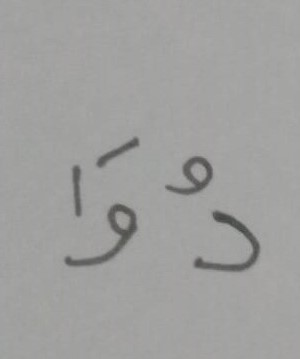
#> input picture OCR/coba.jpg, 300 x 359 px
$ jupyter execute OCR-Segmentation-Tools.ipynb
#> lines starting #> are read from the running program, lines starting #| are printed output that depends on the picture; after the words box and inside, x2 and y2 are one past the last pixel; in counts of white or black regions, pixels touching at a corner belong together
[cell 1]
import cv2
import numpy as np
import matplotlib.pyplot as plt

# Membaca gambar
image = cv2.imread('../OCR/coba.jpg')
#> image is the input picture: shape (359, 300, 3); mean B, G, R 158.5, 159.8, 159.9

# Mengubah gambar menjadi grayscale
gray = cv2.cvtColor(image, cv2.COLOR_BGR2GRAY)

# Mengaplikasikan thresholding untuk mendapatkan gambar biner
_, binary = cv2.threshold(gray, 150, 255, cv2.THRESH_BINARY_INV)
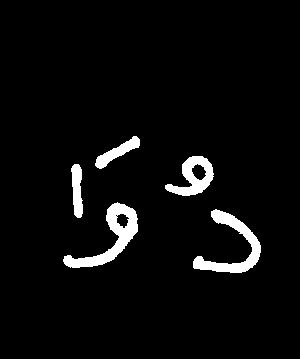
#> binary: shape (359, 300); 4.4% white; 5 white regions, box (x1, y1, x2, y2) and area: (63, 202, 138, 268) 1480, (193, 209, 261, 273) 1330, (165, 156, 214, 196) 932, (95, 136, 140, 169) 508, (71, 164, 83, 218) 471

# Menggunakan operasi morfologi untuk memperjelas teks
kernel = np.ones((5, 5), np.uint8)
dilated = cv2.dilate(binary, kernel, iterations=2)
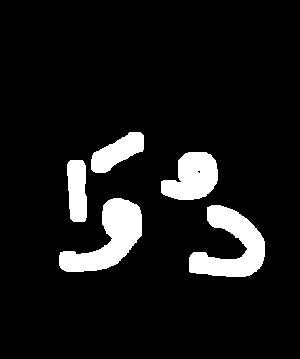
#> dilated: shape (359, 300); 9.3% white; 5 white regions

# Menemukan kontur yang merupakan bagian-bagian dari teks
contours, _ = cv2.findContours(dilated, cv2.RETR_EXTERNAL, cv2.CHAIN_APPROX_SIMPLE)
#> contours = 5 contours; box (x1, y1, x2, y2) and area: (59, 198, 142, 272) 2780, (189, 205, 265, 277) 2688, (161, 152, 218, 200) 1858, (91, 132, 144, 173) 1128, (67, 160, 87, 222) 1004

# Membuat salinan gambar untuk visualisasi
segmented_image = image.copy()

# Daftar untuk menyimpan gambar potongan karakter
character_images = []

# Menggambar kontur pada gambar dan memotong karakter
for contour in contours:
    x, y, w, h = cv2.boundingRect(contour)

    # Mengabaikan kontur yang terlalu kecil (termasuk noise)
    if w > 20 and h > 20:
        # Menggambar kotak pada gambar untuk visualisasi
        cv2.rectangle(segmented_image, (x, y), (x + w, y + h), (0, 255, 0), 2)

        # Memotong karakter dari gambar asli
        character = image[y:y + h, x:x + w]

        # Menambahkan gambar potongan karakter ke daftar
        character_images.append(character)
#> this loop made 5 passes
#> (x, y, w, h) on passes 1 to 5: (189, 205, 76, 72), (59, 198, 83, 74), (67, 160, 20, 62), (161, 152, 57, 48), (91, 132, 53, 41)
#> pass 1, `character = image[y:y + h, x:x + w]`:
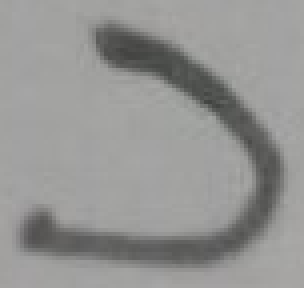
#> character: shape (72, 76, 3) (shown 4 times larger); mean B, G, R 147.1, 148.7, 148.7
#> pass 2, `character = image[y:y + h, x:x + w]`:
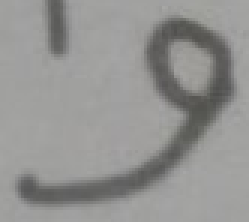
#> character: shape (74, 83, 3) (shown 3 times larger); mean B, G, R 145.7, 147.4, 147.6
#> after the loop:
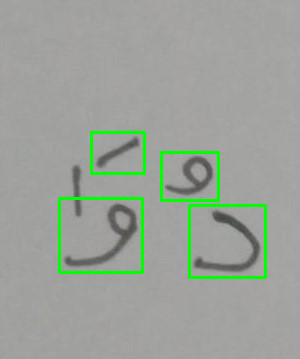
#> segmented_image: shape (359, 300, 3); 2.79% of pixels changed, all inside (x1, y1, x2, y2) = (58, 131, 267, 279)
#> after the loop, character_images = 4 items

# Mengonversi gambar BGR menjadi RGB untuk menggunakan matplotlib
segmented_image_rgb = cv2.cvtColor(segmented_image, cv2.COLOR_BGR2RGB)

# Menampilkan hasil segmentasi menggunakan matplotlib
plt.figure(figsize=(10, 6))
plt.imshow(segmented_image_rgb)
plt.title("Segmentasi Vertikal Teks Arab Tulisan Tangan")
plt.axis('off')  # Menyembunyikan sumbu
plt.show()

# Menampilkan gambar potongan karakter yang terdeteksi
for idx, char_img in enumerate(character_images):
    plt.figure(figsize=(2, 2))
    plt.imshow(cv2.cvtColor(char_img, cv2.COLOR_BGR2RGB))
    plt.title(f"Karakter {idx+1}")
    plt.axis('off')  # Menyembunyikan sumbu
    plt.show()
#> this loop made 4 passes
